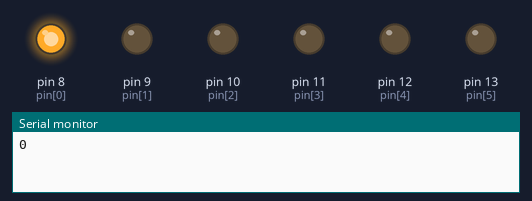
Bench run of a sketch on a simulated Arduino Uno, built with avr-gcc and run on an emulated ATmega328P. Parts: output pins drawn as LEDs (lit = HIGH), the last lines printed to the serial monitor.

Above: at 0.05 s.
At 0.75 s:
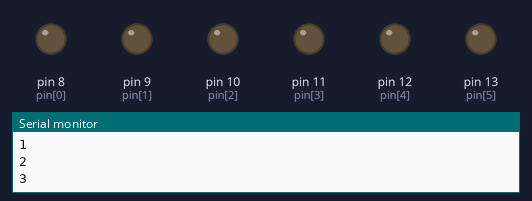
At 1.05 s:
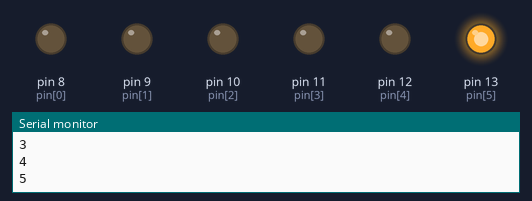
At 1.45 s:
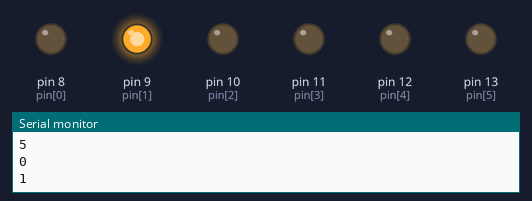
At 2.05 s:
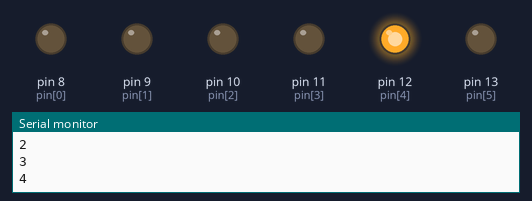
At 2.85 s:
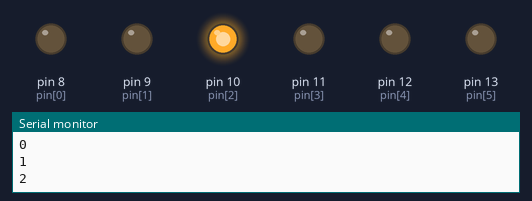
Timing chart, 0 to 3.1 s (numbered marks = the images above):
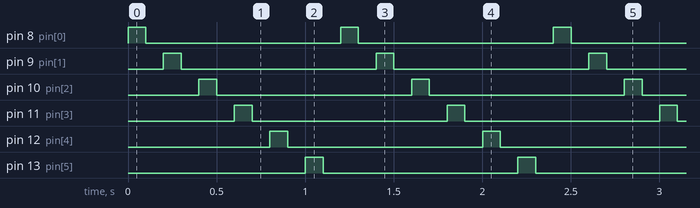

The sketch:

hola_mundo.ino
```cpp
int tiempo=100;
int pin[]={8,9,10,11,12,13};
int contador=0;
void setup() {
pinMode(8,OUTPUT);
pinMode(9,OUTPUT);
pinMode(10,OUTPUT);
pinMode(11,OUTPUT);
pinMode(12,OUTPUT);
pinMode(13,OUTPUT); //define el pin 13 como salida
Serial.begin(9600);
}

void loop() {
Serial.println(contador);
digitalWrite(pin[contador],HIGH);
delay(tiempo);
digitalWrite(pin[contador],LOW);
delay(tiempo);
contador=contador+1;
if(contador==6){
  contador=0;
}

}
```

Measured:
- by itself, pin 8 (pin[0]), pin 9 (pin[1]), pin 10 (pin[2]), pin 11 (pin[3]), pin 12 (pin[4]), pin 13 (pin[5]): alternates HIGH for 0.10 s and LOW for 1.1 s
- by itself, everything shown: repeats every 1.2 s, in 12 steps
